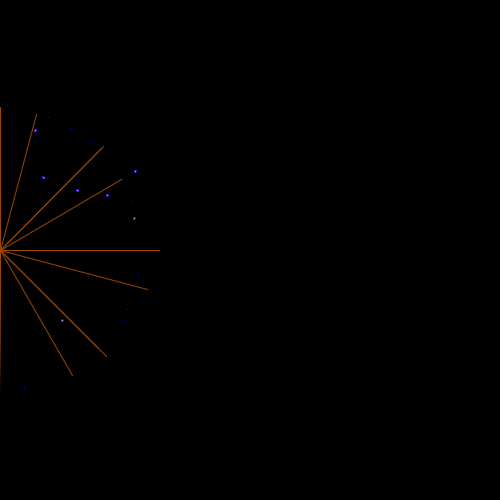
Frame 1 (no input)
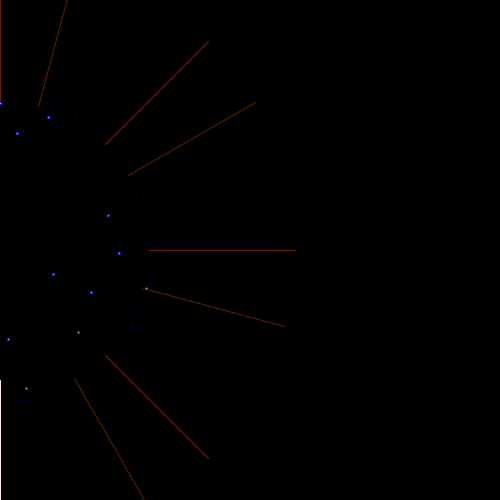
Frame 60 (the mouse pressed at the canvas centre just before this capture)
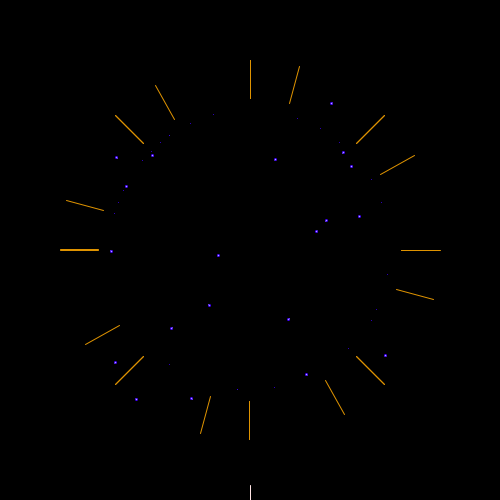
Frame 120 (the mouse held since frame 60 and released just before this capture)

The Processing sketch that drew these frames (run headless with seeded random() and noise(); from frame 60 on, the mouse is pressed at the canvas centre):

// Processing sketch: processing_174022
// ── processing_174022.pde

float counter = 0;

void setup()
{
  size(500,500);
 
}
void draw()
{
  background(0);
 translate(mouseX,0);
 pushMatrix(); 
 translate(0,height/2);
//translate(mouseX,height/2);
   colorMode(HSB,360,100,100);
   float helligkeit = map(sin(counter/80),-1,1,20,100);
   float farbe = map(sin(counter/80),-1,1,10,45);
 //scale(1+0.1*sin((millis()/100.0))); 
  
  for (int i=0; i<360; i+=15)
  {
    
    stroke(farbe,100,helligkeit); 
    rotate(radians(i));
    
    float radius = 150+10*sin((millis()/10.0));
    line(counter,0,radius,0);
    
    
  }

for (int i=25; i<360; i+=15)
  {
    stroke(255,251,173); 
    rotate(radians(i));
    
    float radius = 150+10*cos((millis()/50.0));
    line(radius,0,radius,0);
    
  }
 popMatrix();
 
  pushMatrix();
  translate(-width/2,0);
  for (int i=0; i<20; i++)
  {
    ellipse(random(100,400),random(100,400),2,2);
  }
  popMatrix();
  
  if (counter<400)
  {
  counter += 5;
  }
  else
  {
    counter = 0;
  }
  stroke(360,10,100);
  line(0, height+10,0,height-counter+180);
}
